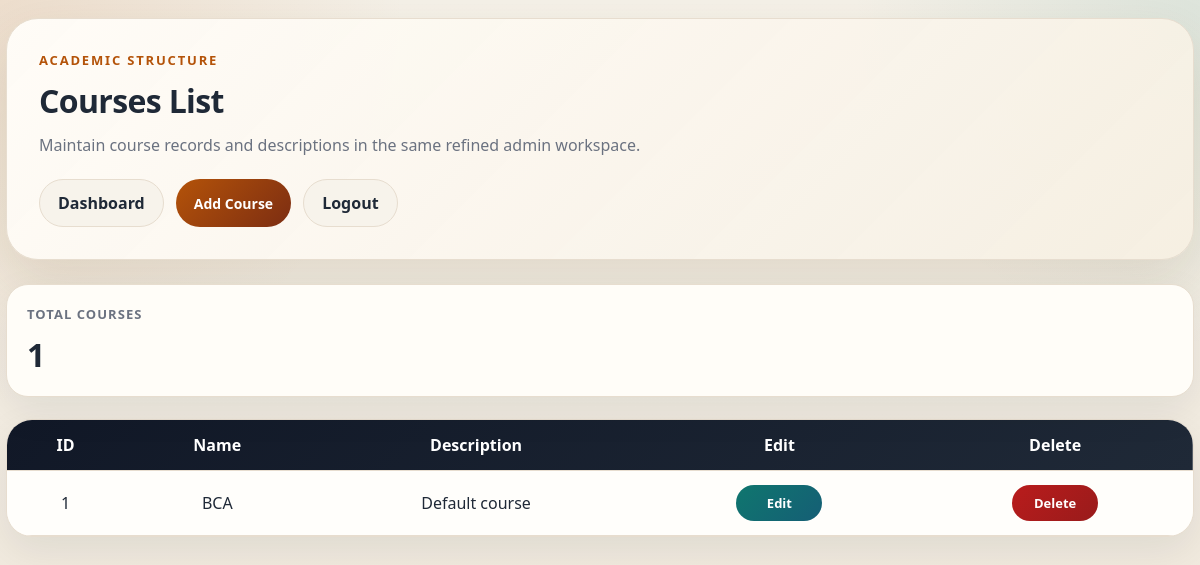
The page /courses (signed in) on the database its author committed.
### tables this page shows
CREATE TABLE courses(
            id INTEGER PRIMARY KEY AUTOINCREMENT,
            name TEXT UNIQUE,
            description TEXT
        );

### login app/app.py (the view)
@app.route("/courses")
def list_courses():
    if "user" not in session:
        return redirect("/")
    if session.get("role") != "admin":
        return redirect("/attendance")
    with db() as con:
        courses = con.execute("SELECT * FROM courses").fetchall()
    return render_template("admin/courses.html", courses=courses)

### login app/app.py (called while the page is built)
def db():
    con = sqlite3.connect(app.config["DATABASE_PATH"])
    con.row_factory = sqlite3.Row
    return con

### login app/templates/admin/courses.html (shortened to what this page needs)
<!DOCTYPE html>
<html lang="en">
<head>
    <link rel="stylesheet" href="{{ url_for('static', filename='style.css') }}">
</head>
<body>
    <div class="page-shell">
        <div class="page-hero">
            <div class="section-title">Academic Structure</div>
            <h1>Courses List</h1>
            <p>Maintain course records and descriptions in the same refined admin workspace.</p>
            <div class="action-row">
                <a href="/admin" class="secondary-link">Dashboard</a>
                <a href="/add_course" class="primary-link">Add Course</a>
                <a href="/logout" class="secondary-link" onclick="return confirm('Are you sure you want to logout?')">Logout</a>
            </div>
        </div>
        <div class="stats-row">
            <div class="stat-card">
                <div class="stat-label">Total Courses</div>
                <div class="stat-value">{{ courses|length }}</div>
            </div>
        </div>
        <div class="table-shell">
            <table>
                <thead>
                    <tr>
                        <th>ID</th>
                        <th>Name</th>
                        <th>Description</th>
                        <th>Edit</th>
                        <th>Delete</th>
                    </tr>
                </thead>
                <tbody>
                    {% for c in courses %}
                    <tr>
                        <td>{{ c.id }}</td>
                        <td>{{ c.name }}</td>
                        <td>{{ c.description or '-' }}</td>
                        <td><a href="/edit_course/{{ c.id }}" class="btn-edit">Edit</a></td>
                        <td><a href="/delete_course/{{ c.id }}" class="btn-delete" onclick="return confirm('Delete course?')">Delete</a></td>
                    </tr>
                    {% else %}
                    <tr>
                        <td colspan="5" class="empty-copy">No courses added yet.</td>
                    </tr>
                    {% endfor %}
                </tbody>
            </table>
        </div>
    </div>
</body>
</html>

### login app/static/style.css (style rules this page uses)
:root { --bg:#f5f1e8; --surface:#fffdf8; --surface-soft:#f7f3eb; --surface-strong:#0f172a; --line:#e7ddcf; --line-strong:#d6c7b5; --text:#1f2937; --muted:#6b7280; --primary:#b45309; --primary-deep:#7c2d12; --accent:#0f766e; --danger:#b91c1c; --success:#15803d; --shadow:0 22px 55px rgba(85, 55, 17, 0.12); --shadow-soft:0 14px 38px rgba(15, 23, 42, 0.08); --radius-xl:28px; --radius-lg:20px; --radius-md:14px; --font-sans:"Poppins", "Segoe UI", sans-serif; --gradient-main:linear-gradient(135deg, #1f2937, #8b4513 52%, #d97706); --gradient-soft:linear-gradient(135deg, rgba(180,83,9,0.14), rgba(15,118,110,0.12)); }
* { box-sizing:border-box; }
html { scroll-behavior:smooth; }
body { margin:0; color:var(--text); font-family:var(--font-sans); background: radial-gradient(circle at top left, rgba(180,83,9,0.12), transparent 28%), radial-gradient(circle at top right, rgba(15,118,110,0.10), transparent 24%), linear-gradient(180deg, var(--bg), #efe7da); min-height:100vh; overflow-x:hidden; transition:background .3s ease,color .3s ease; }
h1,h2,h3,h4,h5,h6 { font-family:var(--font-sans); letter-spacing:-0.02em; }
a { color:inherit; text-decoration:none; }
table { width:100%; border-collapse:collapse; overflow:hidden; }
thead { background:linear-gradient(135deg, #111827, #1f2937); color:#fff; }
th,td { padding:14px 16px; text-align:center; border-bottom:1px solid var(--line); }
tbody tr { background:rgba(255,255,255,0.55); transition:transform .15s ease, background .15s ease; }
.btn-edit, .btn-delete { display:inline-flex; align-items:center; justify-content:center; min-width:86px; padding:9px 14px; border-radius:999px; color:#fff; font-weight:700; font-size:13px; }
.btn-edit { background:linear-gradient(135deg, var(--accent), #155e75); }
.btn-delete { background:linear-gradient(135deg, var(--danger), #991b1b); }
.section-title { font-size:13px; letter-spacing:.14em; text-transform:uppercase; color:var(--primary); font-weight:700; margin-bottom:10px; }
.page-shell { width:calc(100% - 12px); max-width:1680px; margin:18px auto 40px; }
.page-hero { padding:32px; border:1px solid var(--line); border-radius:32px; background:linear-gradient(135deg, rgba(255,253,248,0.98), rgba(246,239,226,0.94)); box-shadow:var(--shadow); }
.page-hero h1, .page-hero h2 { margin:0; }
.page-hero p { color:var(--muted); margin:10px 0 0; line-height:1.7; }
.action-row { display:flex; gap:12px; flex-wrap:wrap; margin:20px 0 0; }
.action-row a, .action-row button { display:inline-flex; align-items:center; justify-content:center; padding:12px 18px; border-radius:999px; font-weight:700; }
.action-row .primary-link { background:linear-gradient(135deg, var(--primary), var(--primary-deep)); color:white; border:none; cursor:pointer; font-family:var(--font-sans); font-size:14px; }
.action-row .secondary-link { background:var(--surface-soft); color:var(--text); border:1px solid var(--line); }
.stats-row { display:grid; grid-template-columns:repeat(auto-fit, minmax(180px, 1fr)); gap:16px; margin-top:24px; }
.stat-card { padding:20px; border:1px solid var(--line); border-radius:22px; background:var(--surface); box-shadow:var(--shadow-soft); }
.stat-card .stat-label { color:var(--muted); font-size:13px; text-transform:uppercase; letter-spacing:.08em; font-weight:700; }
.stat-card .stat-value { margin-top:10px; font-size:32px; font-weight:700; }
.table-shell { margin-top:22px; border-radius:26px; overflow:hidden; border:1px solid var(--line); background:var(--surface); box-shadow:var(--shadow-soft); }

### rows shown on the page
courses: id "1", name "BCA", description "Default course"

### other values the page prints
{{ courses|length }} "1"
